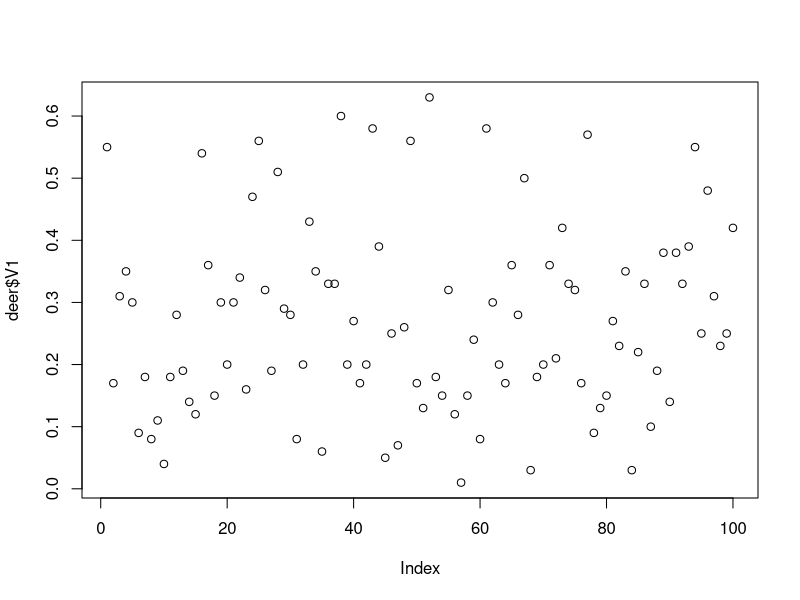
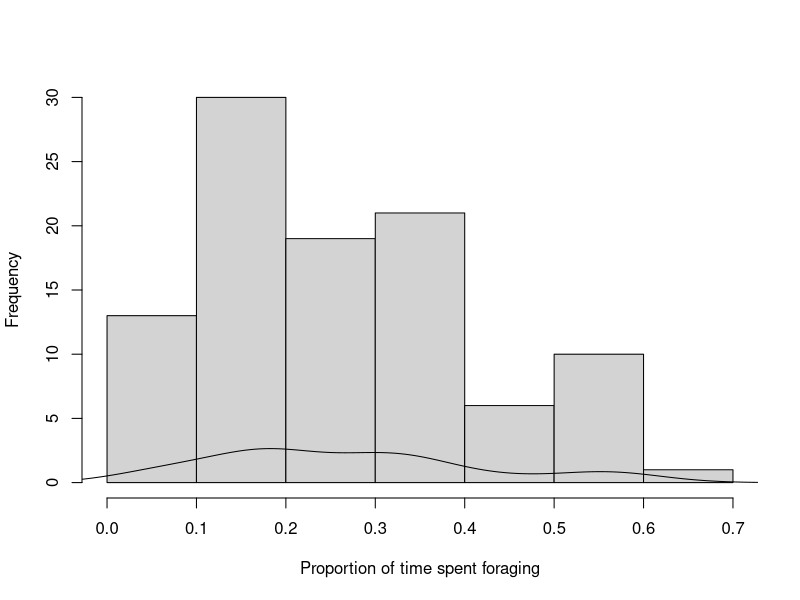

Reproduce these figures in R, in order. (Note: this script raises an error after producing the figures.)
##MODULE 2 EXERCISE 2##

#1.  avg proportion of time a white tailed deer spends foraging, 100 observations
#1a. plot histogram

deer <- read.table("propForaging.txt", header=F)
p=deer$V1
propforage <- deer$V1
plot(deer$V1)
hist(deer$V1, breaks = 7, xlab="Proportion of time spent foraging", main="")
lines(density(deer$V1),na.rm=TRUE)
order(deer$V1)

ggplot
qplot(deer$V1, geom="histogram", xlab="Proportion forage time") 
ggplot(data=deer, stat_bin=0.1, aes(deer$V1)) + geom_histogram()

#1b. Beta estimate params

DeerNLL<-function(params,p){
  a=params[1]
  b=params[2]
  shape1=params[3]
  shape2=params[4]
 meanforage <- a*p*exp(-b*p)
   NLL = -sum(dbeta(meanforage,shape1=shape1,shape2=shape2))
 return(NLL)
}

guess = c(1,1,5,5)
deerfit <- optim(par=guess, fn=DeerNLL, p=deer$V1)

#this worked but the model did not converge, think I got confused when setting up the shape parameters?

#1c. Plot likelihood profile for alpha parameter

plot(deer$V1,deerfit$par[1]*seq(0,100),lwd=4,lty=2)


#1d. create plot of likelihood landscape for alpha and Beta params


#QUESTION 2. estimate params of model describing counts of oak trees based on mean annual soil

oak <- read.table("oakDensities.txt",header=T)
oak
moisture <- oak$soilMoisture
density <- oak$oakDensity
plot(moisture, density) ##parabolic

#oaks ~ dnbinom(a*(moisture)^2+b*(moisture)+c)

oakfit <- function(params,density,N){
  a=params[1]
  b=params[2]
  c=params[3]
  oakdens = a*N^2 + b*N + c
  NLL = -sum(dnbinom(density,oakdens,N,log=T))
  return(NLL)
}
guess = c(2,2,140)
oakfit = optim(par=guess, fn=oakfit, N=moisture)